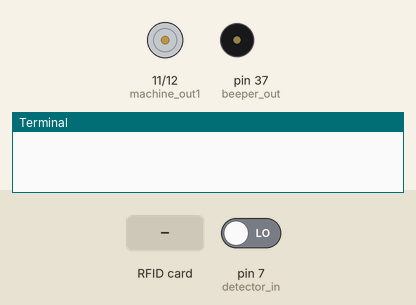
Bench run of a program on a simulated Raspberry Pi (header pin numbers). Parts: motor-driver pin pairs drawn as motors (green arrow = first pin HIGH = forward, orange = second pin HIGH = backward, longer = more drive), buzzer (waves = sounding, pin HIGH), the last lines printed to the terminal. The test bench sets the inputs (shaded band); at power-on: pin 7 (detector_in) LOW. The clock reads 2024-03-15 10:24:30 at power-on unless the program sets it.

Above: at 1.2 s.
1.3 s: pin 7 (detector_in) driven HIGH
At 2.2 s:
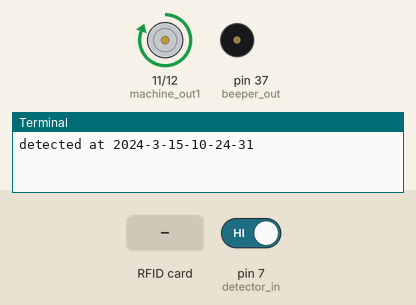
4.2 s: RFID card 5E 7A 19 C4 held to the reader
Timing chart, 0 to 7.2 s (numbered marks = the images above; inputs shaded):
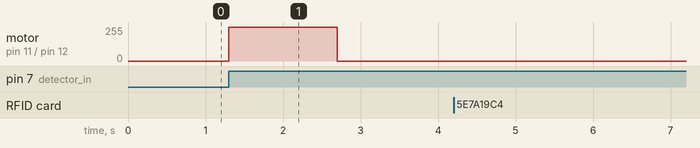

Measured:
- after the input at 1.3 s, motor on pin 11 (machine_out1) / pin 12 (machine_out2): stopped → forward 255/255 at once, → stopped 1.4 s later

The program:

MatchIC.py
```python
#!/usr/bin/env python
# -*- coding: utf8 -*-

import RPi.GPIO as GPIO
import time
import MFRC522
import signal
# init the gpio
continue_reading = True
# user_uid_pool
UIDS = [
    '111.217.97.68',
    '175.55.100.68',
    '0.193.181.130',
    '143.167.100.68',
    '79.166.99.68',
    '15.73.100.68'
    ]
# machine_during = alarm_delay + alarm_during
alarm_delay = 0.2
alarm_during = 0.8
GPIO.setmode(GPIO.BOARD)
machine_out1 = 11
machine_out2 = 12
beeper_out = 37
detector_in = 7
GPIO.setup( detector_in, GPIO.IN)
GPIO.setup( machine_out1, GPIO.OUT)
GPIO.setup( machine_out2, GPIO.OUT)
GPIO.setup( beeper_out, GPIO.OUT)
def myCallback( channel):
    # sleep for an hour if the current hour is between 0 o'clock and 5 o'clock, which means that detector would not work at deep night and early morning from 0:00 to 6:00
    current_hour = time.localtime().tm_hour
    if current_hour >= 0 and current_hour <= 5:
        time.sleep(3600)
    if GPIO.input( detector_in):
        # print the current time at std.out
        current_time = time.localtime()
        print "detected at " + str( current_time.tm_year) + "-" + str( current_time.tm_mon) + "-" + str( current_time.tm_mday) + "-" + str( current_time.tm_hour) + "-" + str( current_time.tm_min) + "-" + str( current_time.tm_sec)
        # start the machine
        GPIO.output( machine_out1, GPIO.HIGH)
        GPIO.output( machine_out2, GPIO.LOW)
        # do running the machine while the detector response True and the machine working for less than 1.4 seconds
        t = 0
        while GPIO.input( detector_in) and t < 2:
            t = t + 1
            time.sleep(0.7)
        # stop the machine
        GPIO.output( machine_out1, GPIO.LOW)
        GPIO.output( machine_out2, GPIO.LOW)
        # let the detector rest for 3 seconds after run the machine
        time.sleep(3)
    else:
        # sleep the detector for 1 seconds
        time.sleep(1)
# detector callback
GPIO.add_event_detect( detector_in, GPIO.RISING, callback=myCallback, bouncetime=200)
# Create an object of the class MFRC522
MIFAREReader = MFRC522.MFRC522()
# This loop keeps checking for chips. If one is near it will get the UID and authenticate
try:
    while continue_reading:
        # Scan for cards
        (status,TagType) = MIFAREReader.MFRC522_Request(MIFAREReader.PICC_REQIDL)
        # Get the UID of the card
        (status,uid) = MIFAREReader.MFRC522_Anticoll()
        # If we have the UID, continue
        if status == MIFAREReader.MI_OK:
            read_uid = str(uid[0])+'.'+str(uid[1])+'.'+str(uid[2])+'.'+str(uid[3])
            current_time = time.localtime()
            time_of_tips = " at " + str( current_time.tm_year) + "-" + str( current_time.tm_mon) + "-" + str( current_time.tm_mday) + "-" + str( current_time.tm_hour) + "-" + str( current_time.tm_min) + "-" + str( current_time.tm_sec)
            tips = "access denied"
            if read_uid in UIDS:
                tips = read_uid
                # run the machine
                GPIO.output( machine_out1, GPIO.HIGH)
                GPIO.output( machine_out2, GPIO.LOW)
                # keep running for 0.2 seconds
                time.sleep( alarm_delay)
                # do not disturb while noon nap
                if current_time.tm_hour <= 12 or current_time.tm_hour >= 15:
                    # the beeper alarm
                    GPIO.output( beeper_out, GPIO.LOW)
                # keep alarming for 0.8 seconds
                time.sleep( alarm_during)
                # stop the machine
                GPIO.output( machine_out1, GPIO.LOW)
                GPIO.output( machine_out2, GPIO.LOW)
                # stop the beeper
                GPIO.output( beeper_out, GPIO.HIGH)
            print tips + time_of_tips
        time.sleep(1.5)
except KeyboardInterrupt:
    print "quit by keyboard"
except:
    print "other exception occurred"
finally:
    GPIO.cleanup()
```
